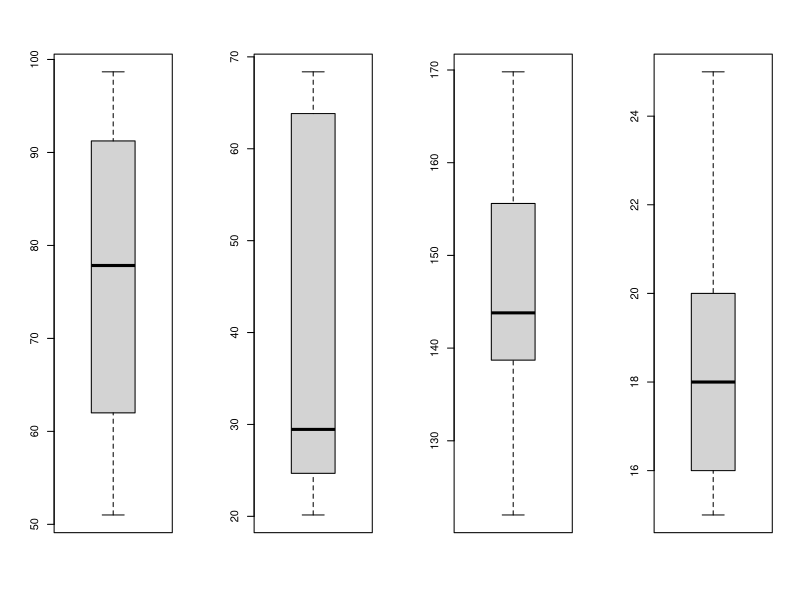
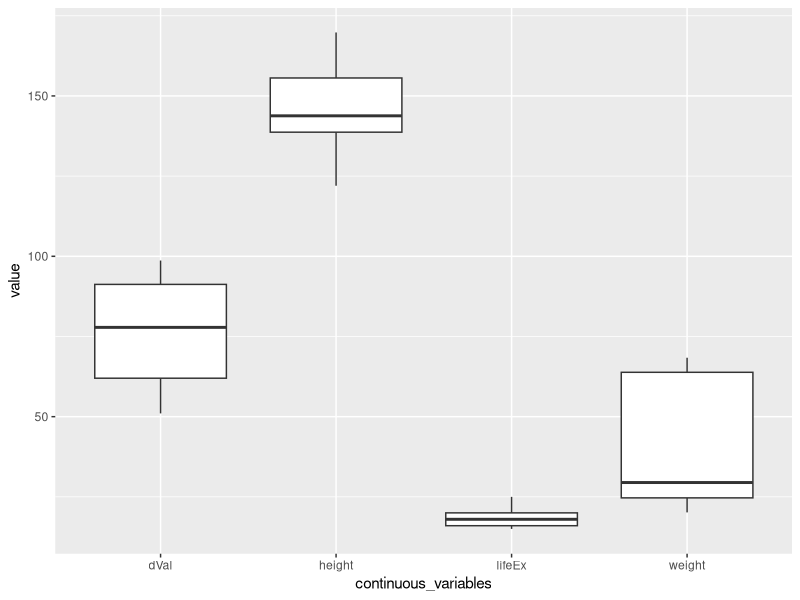
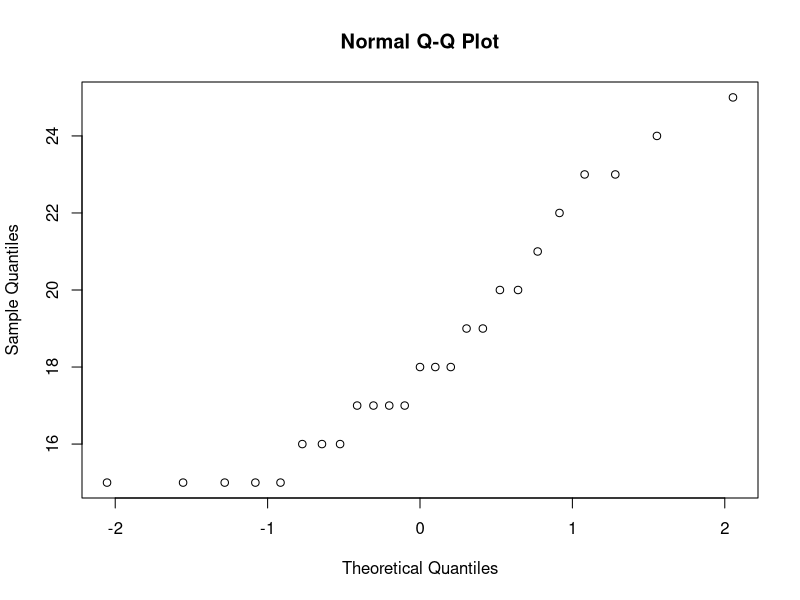
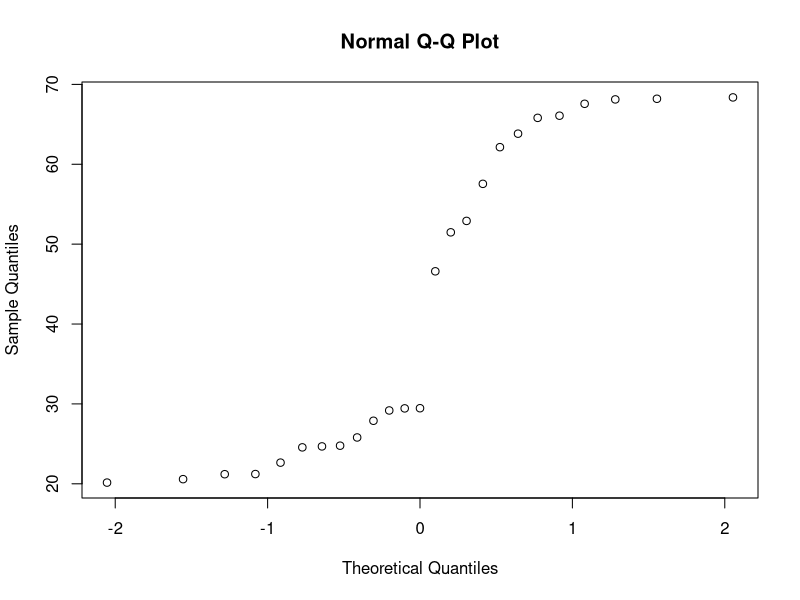
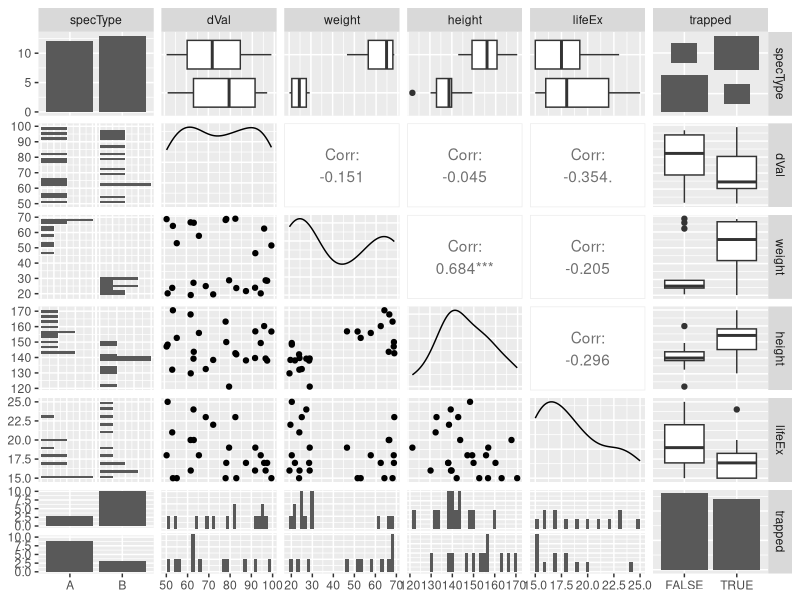
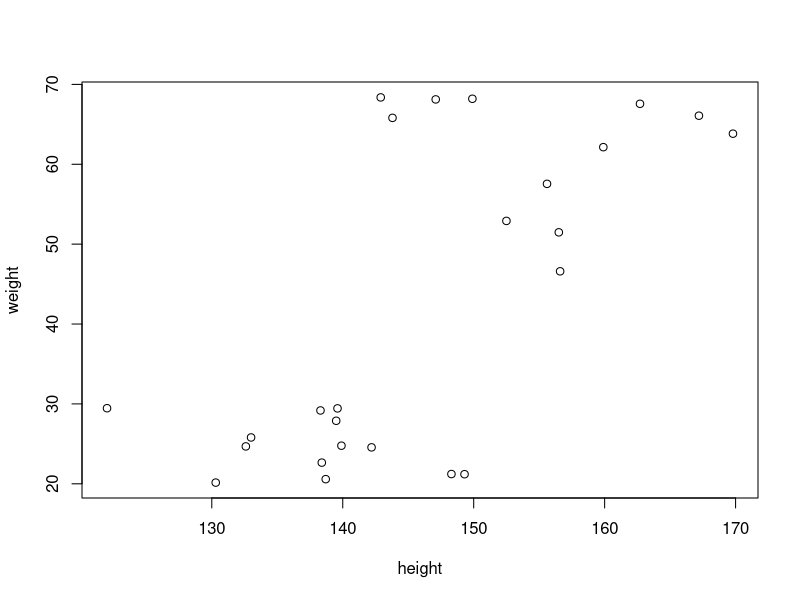
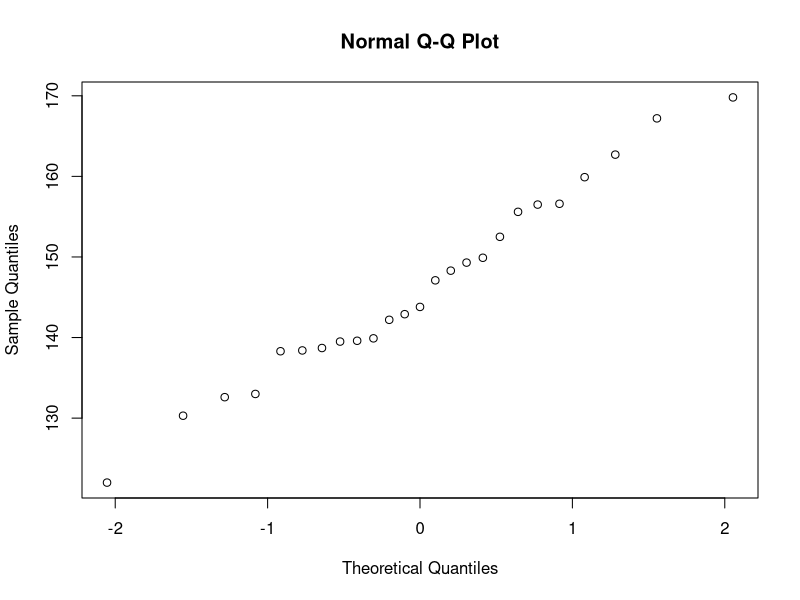
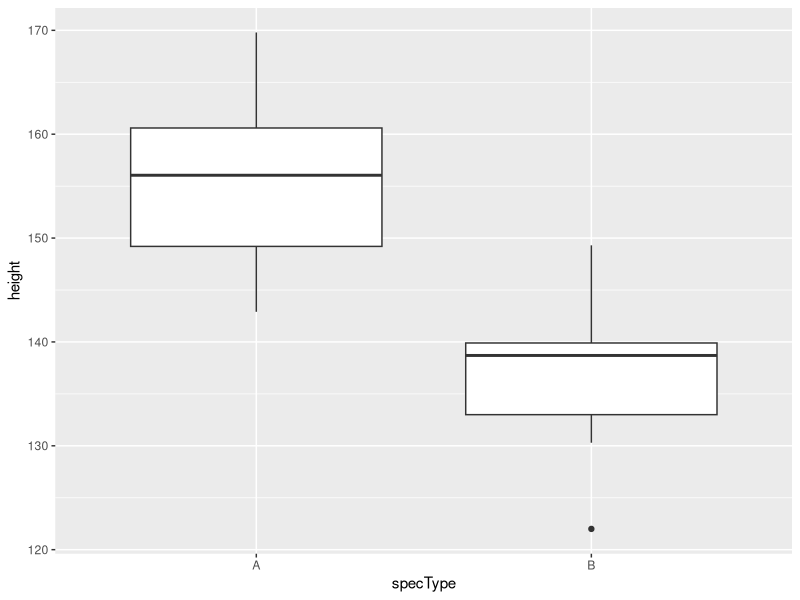

The R script that drew these images, in order:
###########################################################
#                 Hands-On Exercise (HEx) 3               #
###########################################################
# This is what our HEx will look like                     #
# Write your R code here and submit this file on Canvas   #
# If you are asked to submit some screenshots/images,     #
#  paste them onto a word document and submit it too.     #
###########################################################

###########################################################
##Section A: Inspecting variables
###########################################################

library(readr)
library(tidyverse)
library(GGally)

#(1) Let's import the "Data_Biodiversity.txt" dataset into R as a dataframe called <dBio>. [1 mark]
dBio <- read_table("Data_Biodiversity.txt")

#(2) Change <specType> to a factor and inspect the data types to make sure. [2 marks]
dBio$specType <- as.factor(dBio$specType)
str(dBio)

#(3) Let's check all the continuous variables for outliers using boxplots (drawn using Base R code). [4 marks]

par(mfrow = c(1,4))
boxplot(dBio$dVal)
boxplot(dBio$weight)
boxplot(dBio$height)
boxplot(dBio$lifeEx)
## there are no outliers observed in the boxplots. 


#(4) Try plotting the same boxplots again using ggplot. [4 marks]
dBio |>
  select(-specType, -trapped) |>
  pivot_longer(
    cols = c("dVal", "weight", "height", "lifeEx"),
    names_to = "continuous_variables"
  ) |>
  ggplot(aes(continuous_variables, value)) +
  geom_boxplot()
## no outliers too 


#(5) Which was easier to do? [no marks]
## base R is easier to use 

#(6) Is <lifeEx> normally distributed? Check both graphically and using the Shapiro-Wilk test. [2 marks]
par(mfrow = c(1,1))
qqnorm(dBio$lifeEx)
shapiro.test(dBio$lifeEx)
## p-value of 0.02 and thus accept the alternative hypothesis
## not normally distributed 

#(7) Is <weight> normally distributed? Check both graphically and using the Shapiro-Wilk test. [2 marks]
qqnorm(dBio$weight)
shapiro.test(dBio$weight)
## qq plot differs from a straight line.
## p-value < 0.05 and thus accept the alternative hypothesis 
## it is not normally distributed

#(8) Check whether the variances in <weight> for the two groups in <specType> are equal. [3 marks]

## as the height is not normally distributed, 
## it is not appripriate to use var.test 
## because it assumes normal distribution 
shapiro.test(dBio$weight[dBio$specType == 'A'])
shapiro.test(dBio$weight[dBio$specType == 'B'])

## instead, we can use Levene's test 
## which is less sensitive to deviation from normality
library(car)
leveneTest(weight ~ specType, dBio)
## p-value is 0.08 and thus fail to reject the null hypothesis 
## the variance is equal 


###########################################################
##Section B: Simple tests (Part 1)
###########################################################
#(9) Do a ggpairs plot for all the variables. [1 mark]
dBio |> 
  ggpairs()

#(10) Do you see any potential patterns? [no marks]
plot(weight ~ height, dBio)
## there seems to be a positive correlation between height and weight 
## the weight seems to be split into two groups


#(11) Let's check the counts in the different categories of the variables <specType> and <trapped> individually. [2 marks]
dBio |>
  group_by(specType) |>
  summarise(count = n())
dBio |>
  group_by(trapped) |>
  summarise(count = n())

#(12) What kind of variables are <specType> and <trapped>: continuous or categorical? What "plot" would you do to visualise the data? [2 marks]

## specType: categorical 
## trapped: categorical (logistical)

#(13) Create a 2-way contingency table of the two variables: <specType> is the explanatory variable, <trapped> is the response variable. [2 marks]
dBio |>
  group_by(specType, trapped) |>
  summarise(n = n()) |>
  pivot_wider(names_from = trapped, values_from = n) 

#(14) Do you see any pattern here? [1 mark]

## there seems to be association between type a and being trapped 
## as well as type b and being untrapped. 

#(15) What test should we use to check whether the 2 variables are associated? [1 mark]
## fishers exact test

#(16) Perform the test in (15). What is the p-value? Are the 2 variables associated? [3 marks]
dBio |>
  group_by(specType, trapped) |>
  summarise(n = n()) |>
  ungroup() |>
  pivot_wider(names_from = trapped, values_from = n) |>
  select(-specType) |>
  fisher.test()

## p-value of 0.016 indicates that the there is likely to be an association 
## between specType and trapped. 

###########################################################
##Section C: Simple tests (Part 2)
###########################################################
#(17) Let's compare <height> in the two categories (A and B) of <specType>. What type are these two variables: continuous or categorical? [1 mark]
## spec type: categorical 
## height: continuous 
  
#(18) Based on my stated aim in (17), which variable should be on the x-axis and which should be on the y-axis? [1 mark]
## specType as x axis 
## height as y axis 
  
#(19) Based on your answers in (17) and (18), what test(s) should we use for this purpose and how do we determine which is the right test to use? (Hint: state what tests could be done and describe your thought process on how to choose the right one) [3 marks]

## the explanatory variable is categorical and response variable is continous. 
## the specimen is not paired. 
## if height is normally distributed, 
## it's either student's t-test (for equal variances) and Welch's test (for unequal variances)
## otherwise, carry out mann-whitney u test

#(20) Check both graphically and using the Shapiro-Wilk test whether <height> normally distributed. [2 marks]
qqnorm(dBio$height)
shapiro.test(dBio$height)
## p-value is greater than 0.05 and thus we fail to reject the null hypothesis
## we conclude that it is normally distributed 

#(21) Check whether the variances in <height> for the two groups in <specType> are equal. [3 marks]
var.test(height ~ specType, dBio)
## variances are equal 

#(22) Based on your answers in (20) and (21), perform the appropriate test to see whether the heights of species A and B are different. [2 marks]

## as height is normally distributed and the vairances are equal 
## carry out student's t-test
t.test(height ~ specType, dBio)
## p-value < 0.05 and thus we accept the alternative hypothesis 
## heights of type A and B are different

#(23) From your results in (22), state your conclusion and, if A and B are different, which species has a greater mean height. [2 marks]

## as the mean is greater in group A, 
## A has a greater mean height. 

#(24) Do an appropriate plot to visualise this result. [1 mark]
dBio |>
  ggplot(
    aes(specType, height)
  ) + 
  geom_boxplot()

#(Bonus question) <dVal2> below is the same measurement on the same specimens as <dBio$dVal>, but taken 6 months later.
#dVal2=c(48.77,108.24,100.30,111.96,86.61,65.13,77.26,119.16,106.11,78.59,78.65,61.51,98.62,78.46,92.78,103.12,73.51,120.25,62.38,107.74,112.14,109.98,61.94,75.64,93.76)
#Perform an appropriate test to check whether <dBio$dVal> and <dVal2> are significantly different. [4 marks]

dVal2=c(48.77,108.24,100.30,111.96,86.61,65.13,77.26,119.16,106.11,78.59,78.65,61.51,98.62,78.46,92.78,103.12,73.51,120.25,62.38,107.74,112.14,109.98,61.94,75.64,93.76)
## first, test the normality
shapiro.test(dBio$dVal)
shapiro.test(dVal2)
## they are both normally distributed 
## as the specimens are paired, 
## we do not have to check for the equal variances 
## we carry out paired t-test
t.test(dBio$dVal, dVal2, paired = TRUE)
## p-value is small enough to reject the null hypothesis 
## we conclude that dVal and dVal2 is significantly different. 
